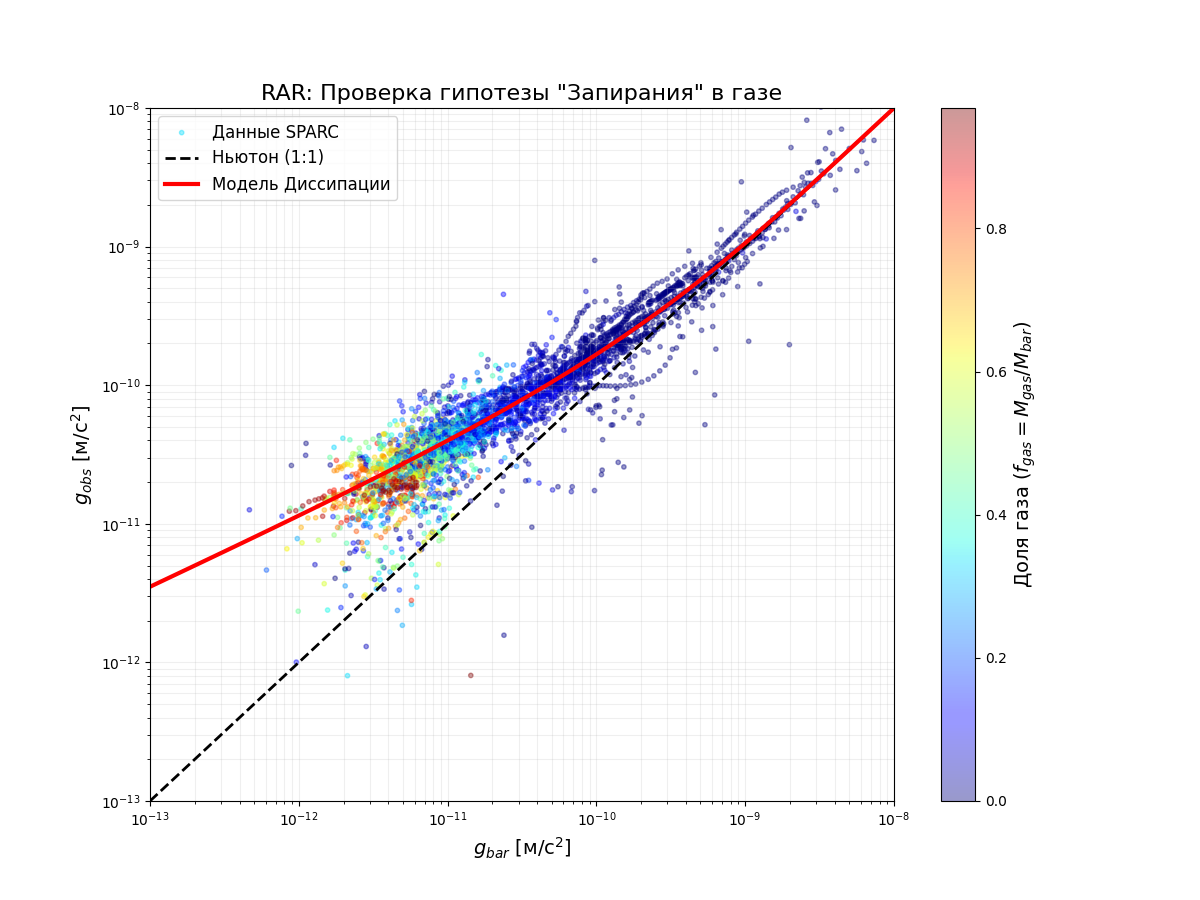

Source code (Python):
import pandas as pd
import numpy as np
import matplotlib.pyplot as plt
import glob
import os

# --- НАСТРОЙКИ ---
# Папка с файлами .dat (SPARC Mass Models)
DATA_FOLDER = 'rotmod' 

# Параметр a0 для теоретической кривой
A0 = 1.2e-10 

# Коэффициенты Масса/Светимость (M/L)
ML_DISK = 0.5
ML_BULGE = 0.7

def theoretical_curve(g_bar):
    """
    Теоретическая кривая вашей модели.
    """
    g_bar = np.maximum(g_bar, 1e-18)
    return g_bar / (1 - np.exp(-np.sqrt(g_bar / A0)))

def process_files_with_gas_fraction():
    # Ищем файлы
    search_path = os.path.join(DATA_FOLDER, "*.dat")
    files = glob.glob(search_path)
    
    if not files:
        print(f"ОШИБКА: Не найдено файлов .dat в папке '{DATA_FOLDER}'")
        return [], [], []
        
    print(f"Найдено галактик: {len(files)}. Обработка...")

    all_g_bar = []
    all_g_obs = []
    all_f_gas = [] # Сюда будем складывать долю газа для каждой точки

    # Имена колонок (для файлов без заголовка, как CamB_rotmod.dat)
    col_names = ['Rad', 'Vobs', 'errV', 'Vgas', 'Vdisk', 'Vbul', 'SBdisk', 'SBbul']

    for file_path in files:
        try:
            # Читаем файл
            df = pd.read_csv(file_path, sep=r'\s+', names=col_names, comment='#')
            
            # Перевод единиц
            R_m = df['Rad'] * 3.086e19  # kpc -> m
            v_factor = 1000.0           # km/s -> m/s
            
            # --- КОМПОНЕНТЫ СКОРОСТИ ---
            # Берем модуль (abs), так как SPARC иногда пишет "-" для направления
            V_gas = np.abs(df['Vgas']) * v_factor
            V_disk = np.abs(df['Vdisk']) * v_factor
            V_bul = np.abs(df['Vbul']) * v_factor
            
            # Квадраты скоростей (пропорциональны массе внутри радиуса R)
            # V^2 ~ M/R -> M ~ V^2 * R
            # Для расчета ДОЛИ газа (отношения) R и G сокращаются.
            # Mass_gas ~ V_gas^2
            # Mass_star ~ V_disk^2 * ML + V_bul^2 * ML
            
            M_gas_proxy = V_gas**2
            M_star_proxy = (V_disk**2 * ML_DISK) + (V_bul**2 * ML_BULGE)
            M_tot_proxy = M_gas_proxy + M_star_proxy
            
            # Доля газа в данной точке (f_gas)
            # Защита от деления на ноль (если вся скорость 0)
            f_gas = np.divide(M_gas_proxy, M_tot_proxy, out=np.zeros_like(M_gas_proxy), where=M_tot_proxy!=0)
            
            # --- УСКОРЕНИЯ ---
            V_bar_sq = M_tot_proxy # Это и есть полная барионная "скорость в квадрате"
            V_obs_sq = (np.abs(df['Vobs']) * v_factor)**2
            
            valid = (R_m > 0) & np.isfinite(V_obs_sq) & np.isfinite(V_bar_sq) & (V_bar_sq > 0)
            
            g_bar = V_bar_sq[valid] / R_m[valid]
            g_obs = V_obs_sq[valid] / R_m[valid]
            f_gas_valid = f_gas[valid]
            
            # Фильтр шума
            mask = (g_bar > 1e-15) & (g_bar < 1e-8) & (g_obs > 1e-15)
            
            all_g_bar.extend(g_bar[mask])
            all_g_obs.extend(g_obs[mask])
            all_f_gas.extend(f_gas_valid[mask])
            
        except Exception as e:
            # print(f"Skip {os.path.basename(file_path)}: {e}")
            pass

    return np.array(all_g_bar), np.array(all_g_obs), np.array(all_f_gas)

# --- MAIN ---
if __name__ == "__main__":
    gb, go, fg = process_files_with_gas_fraction()
    
    if len(gb) > 0:
        print(f"Построение графика по {len(gb)} точкам...")
        
        plt.figure(figsize=(12, 9))
        
        # 1. Точки данных с цветовой кодировкой (cmap='jet' или 'viridis')
        # c=fg задает цвет по массиву доли газа
        sc = plt.scatter(gb, go, c=fg, cmap='jet', s=10, alpha=0.4, label='Данные SPARC')
        
        # Цветовая шкала
        cbar = plt.colorbar(sc)
        cbar.set_label('Доля газа ($f_{gas} = M_{gas}/M_{bar}$)', fontsize=14)
        
        # 2. Линия Ньютона
        x = np.logspace(-13, -8, 100)
        plt.plot(x, x, 'k--', lw=2, label='Ньютон (1:1)')
        
        # 3. Твоя Теория
        y_model = theoretical_curve(x)
        plt.plot(x, y_model, 'r-', lw=3, label='Модель Диссипации')
        
        plt.xscale('log')
        plt.yscale('log')
        plt.xlabel(r'$g_{bar}$ [м/с$^2$]', fontsize=14)
        plt.ylabel(r'$g_{obs}$ [м/с$^2$]', fontsize=14)
        plt.title('RAR: Проверка гипотезы "Запирания" в газе', fontsize=16)
        plt.legend(loc='upper left', fontsize=12)
        plt.grid(True, which="both", alpha=0.2)
        
        plt.xlim(1e-13, 1e-8)
        plt.ylim(1e-13, 1e-8)
        
        plt.show()
    else:
        print("Нет данных.")
